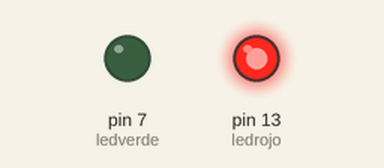
Recording of a sketch running on a simulated Arduino Uno, built with avr-gcc and run on an emulated ATmega328P. Shown: output pins drawn as LEDs (lit = HIGH).

Above: at 2.5 s.
At 7.5 s:
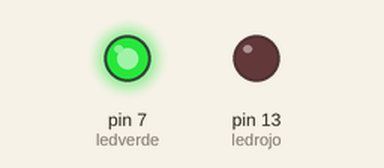
Timing chart, 0 to 13.0 s (numbered marks = the images above):
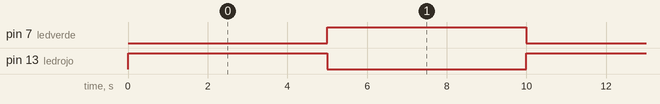

The sketch:

Ejercio3.ino
```cpp
int ledrojo = 13;
int ledverde = 7;

void setup() {
  pinMode(ledrojo, OUTPUT);
  pinMode(ledverde, OUTPUT);
}

void loop() {
  digitalWrite(ledrojo, HIGH);
  digitalWrite(ledverde, LOW);
  delay(5000);
  digitalWrite(ledrojo, LOW);
  digitalWrite(ledverde, HIGH);
  delay(5000);
}
```

Measured:
- by itself, pin 7 (ledverde), pin 13 (ledrojo): alternates HIGH for 5.0 s and LOW for 5.0 s
